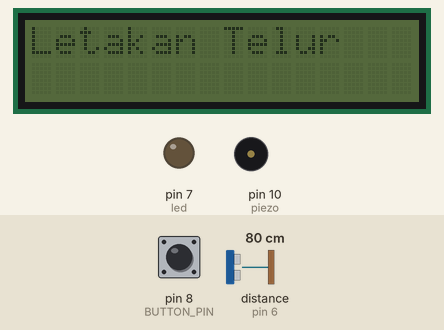
This sketch was run on a simulated Arduino Uno, built with avr-gcc and run on an emulated ATmega328P. Parts: 16×2 character LCD, output pins drawn as LEDs (lit = HIGH), buzzer (waves = sounding, pin HIGH). Wiring (inferred from the names in the program): ultrasonic range finder: trigger pin 5; echo pin 6. The inputs (shaded band) are chosen by the test bench; at power-on: distance to the obstacle (sensor on pin 6) 80 cm, pin 8 (BUTTON_PIN) HIGH. The echo pulse lasts 58.3 µs per cm; pins used as bus, display or sensor lines are not drawn.

Above: at 1.2 s.
1.3 s: distance to the obstacle (sensor on pin 6) set to 2 cm
At 2.5 s:
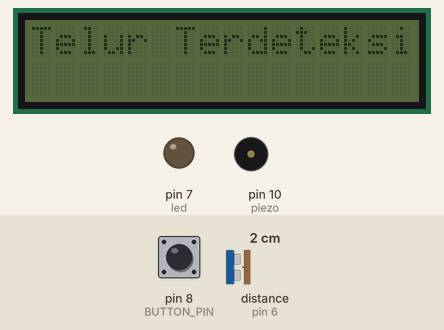
4.3 s: distance to the obstacle (sensor on pin 6) set to 9 cm
At 5.3 s:
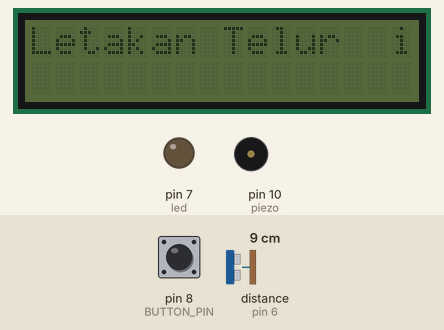
5.8 s: pin 8 (BUTTON_PIN) pulled LOW for 0.15 s
At 5.88 s:
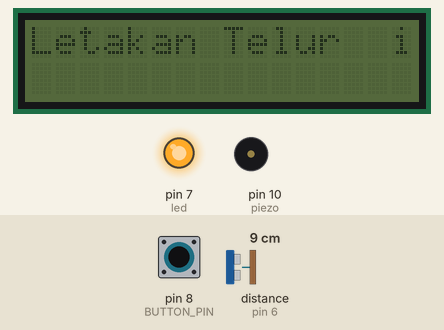
7.4 s: pin 8 (BUTTON_PIN) pulled LOW for 3.2 s
At 11.8 s:
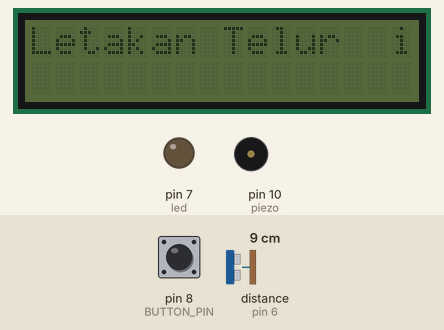
12.1 s: distance to the obstacle (sensor on pin 6) set to 4 cm
At 13.2 s:
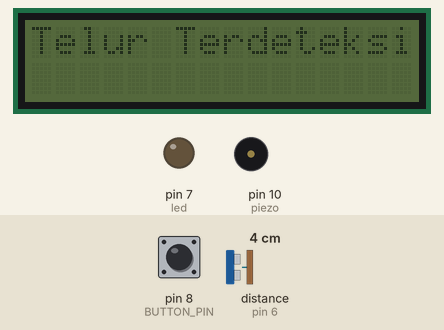
15.1 s: pin 8 (BUTTON_PIN) pulled LOW for 3.2 s
At 16.4 s:
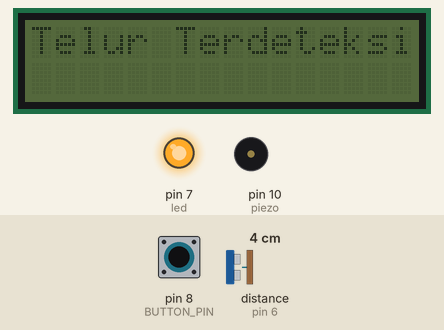
Timing chart, 0 to 20.8 s (numbered marks = the images above; inputs shaded):
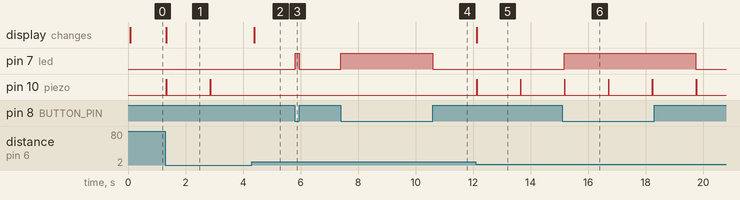

The sketch:

projek.ino
```cpp
#include <LiquidCrystal_I2C.h>

LiquidCrystal_I2C lcd(0x27, 16, 2);
const int trigPin = 5;
const int echoPin = 6;
int led = 7;
int BUTTON_PIN = 8;
int buttonState = 0;
int piezo=10;
long duration;
int distance;

void setup() {
  // put your setup code here, to run once:
//  lcd.backlight();
lcd.init();
pinMode(led, OUTPUT);
pinMode(BUTTON_PIN, INPUT);
pinMode(trigPin, OUTPUT);
pinMode(echoPin, INPUT);
pinMode(piezo, OUTPUT);

}

void loop() {
buttonState = digitalRead(BUTTON_PIN);
  Serial.println(buttonState);

  if(buttonState == LOW){
    digitalWrite(led, HIGH);
  }else{
    digitalWrite(led,LOW);
  }


 digitalWrite(trigPin, LOW);
delayMicroseconds(2);
digitalWrite(trigPin, HIGH);
delayMicroseconds(10);
digitalWrite(trigPin, LOW);

duration = pulseIn(echoPin, HIGH);
  distance= (duration*0.034)/2; // memperkiraan jarak
if(distance >=6 || distance <=0){
  lcd.setCursor (0,0);
  lcd.println("Letakan Telur");
}
else{
  lcd.setCursor (0,0);
  lcd.println("Telur Terdeteksi");

}
if (distance <=6
){
  digitalWrite(piezo,HIGH);
  delay(10);
  digitalWrite(piezo,LOW);
  delay(1500);
}

else{
  digitalWrite(piezo,LOW);
}
}
```

Measured:
- after the input at 1.3 s, pin 10 (piezo): alternates HIGH for 0.01 s and LOW for 1.5 s, starting at once; the display: changes at once (image 1)
- after the input at 4.3 s, pin 10 (piezo): stays LOW (without the input it goes to HIGH after 0.09 s); the display: changes after 0.09 s (image 2)
- after the input at 5.8 s, pin 7 (led): LOW → HIGH at once, → LOW 0.14 s later
- after the input at 7.4 s, pin 7 (led): LOW → HIGH at once, → LOW 3.2 s later
- after the input at 12.1 s, pin 10 (piezo): alternates HIGH for 0.01 s and LOW for 1.5 s, starting at once; the display: changes at once (image 5)
- after the input at 15.1 s, pin 7 (led): LOW → HIGH after 0.07 s, → LOW 4.6 s later
